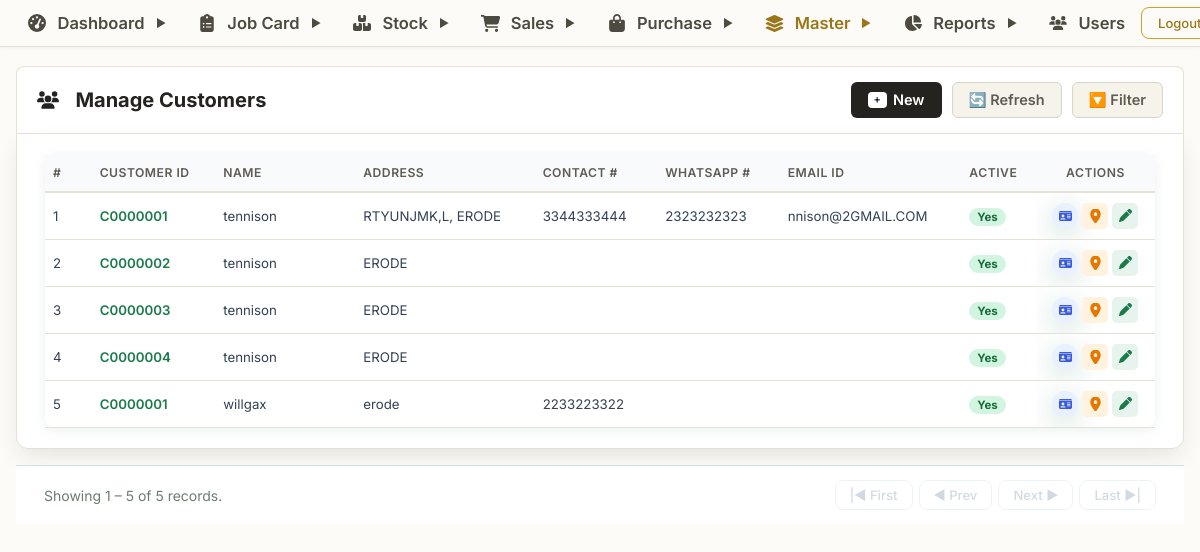
The app's page /customers/manage_customers.php (signed in) with its own data.
### tables this page shows
CREATE TABLE `customer` (
  `id` bigint NOT NULL AUTO_INCREMENT,
  `active` bit(1) NOT NULL,
  `customerId` varchar(255) DEFAULT NULL,
  `emailId` varchar(255) DEFAULT NULL,
  `name` varchar(255) DEFAULT NULL,
  `phoneNo1` varchar(255) DEFAULT NULL,
  `phoneNo2` varchar(255) DEFAULT NULL,
  `whatsAppNo` varchar(255) DEFAULT NULL,
  `address` bigint DEFAULT NULL,
  PRIMARY KEY (`id`),
  UNIQUE KEY `UK_f4ujgq5ch50wl6lx48iu6wcvv` (`address`),
  CONSTRAINT `FKfn5r4mug085lanufp9msc1q6n` FOREIGN KEY (`address`) REFERENCES `address` (`id`)
);

CREATE TABLE `address` (
  `id` bigint NOT NULL AUTO_INCREMENT,
  `createdBy` varchar(255) DEFAULT NULL,
  `createdOn` datetime(6) DEFAULT NULL,
  `modifiedBy` varchar(255) DEFAULT NULL,
  `modifiedOn` datetime(6) DEFAULT NULL,
  `city` varchar(255) DEFAULT NULL,
  `line1` varchar(255) DEFAULT NULL,
  `line2` varchar(255) DEFAULT NULL,
  `zipCode` varchar(255) DEFAULT NULL,
  PRIMARY KEY (`id`)
);

### customers/manage_customers.php (the view, shortened to what this page needs)
<?php
require_once("../config/db.php");
include("../includes/header.php");
$limit = 10;
$page  = isset($_GET['page']) ? (int)$_GET['page'] : 1;
$offset = ($page - 1) * $limit;
$where = "WHERE 1=1";
$count_result  = $conn->query("SELECT COUNT(*) as total FROM customer c LEFT JOIN address a ON c.address = a.id $where");
$total_records = (int)$count_result->fetch_assoc()['total'];
$total_pages   = $total_records > 0 ? ceil($total_records / $limit) : 1;
$sql = "SELECT c.id, c.customerId, c.name, c.phoneNo1, c.phoneNo2, c.whatsAppNo, c.emailId,
               c.active, a.line1, a.line2, a.city, a.zipCode, a.id as address_id
        FROM customer c
        LEFT JOIN address a ON c.address = a.id
        $where ORDER BY c.id ASC LIMIT $limit OFFSET $offset";
$result    = $conn->query($sql);
$customers = [];
while ($row = $result->fetch_assoc()) { $customers[] = $row; }
$row_start = $total_records > 0 ? $offset + 1 : 0;
$row_end   = min($offset + $limit, $total_records);
?>
<!DOCTYPE html>
<html lang="en">
<head>
<link rel="stylesheet" href="../includes/local_icons.css?v=1.0">
</head>
<body>
<div class="erp-container">
  <div class="erp-header-bar">
    <div class="erp-header-title"><i class="fa fa-users" style="margin-right:8px"></i>Manage Customers</div>
    <div class="erp-header-actions">
      <button type="button" class="btn-erp btn-erp-new" onclick="openNewCustomer()">
        <span style="background: #ffffff; color: #1e293b; padding: 1px 6px; border-radius: 4px; font-size: 11px;">+</span> New
      </button>
      <button type="button" class="btn-erp btn-erp-secondary" onclick="location.reload()">🔄 Refresh</button>
      <button type="button" class="btn-erp btn-erp-secondary" onclick="toggleFilter()">🔽 Filter</button>
    </div>
  </div>
<div class="table-wrap">
  <table>
    <thead>
      <tr>
        <th>#</th><th>Customer ID</th><th>Name</th><th>Address</th>
        <th>Contact #</th><th>WhatsApp #</th><th>Email ID</th>
        <th>Active</th><th style="text-align:center">Actions</th>
      </tr>
    </thead>
    <tbody>
    <?php if (empty($customers)): ?>
      <tr><td colspan="9" style="text-align:center;padding:30px;color:var(--muted)">
        <i class="fa fa-inbox" style="font-size:1.5rem;margin-bottom:6px;display:block"></i>No records found.
      </td></tr>
    <?php else: ?>
    <?php $i = $offset + 1; foreach ($customers as $c): ?>
      <tr>
        <td><?= $i++ ?></td>
        <td><a class="cust-link" href="#"><?= htmlspecialchars($c['customerId']) ?></a></td>
        <td><?= htmlspecialchars($c['name']) ?></td>
        <td><?php $ap=array_filter([$c['line1']??'',$c['city']??'']); echo htmlspecialchars(implode(', ',$ap)); ?></td>
        <td><?= htmlspecialchars($c['phoneNo1']??'') ?></td>
        <td><?= htmlspecialchars($c['whatsAppNo']??'') ?></td>
        <td><?= htmlspecialchars($c['emailId']??'') ?></td>
        <td><span class="<?= $c['active']?'badge-active':'badge-inactive' ?>"><?= $c['active']?'Yes':'No' ?></span></td>
        <td>
          <div class="action-cell">
            <button class="icon-btn id-card" title="ID Card"  onclick='showIdCard(<?= htmlspecialchars(json_encode($c),ENT_QUOTES) ?>)'><i class="fa fa-id-card"></i></button>
            <button class="icon-btn address" title="Address"  onclick='showAddress(<?= htmlspecialchars(json_encode($c),ENT_QUOTES) ?>)'><i class="fa fa-location-dot"></i></button>
            <button class="icon-btn edit"    title="Edit"     onclick='openEdit(<?= htmlspecialchars(json_encode($c),ENT_QUOTES) ?>)'><i class="fa fa-pen"></i></button>
          </div>
        </td>
      </tr>
    <?php endforeach; ?>
    <?php endif; ?>
    </tbody>
  </table>
</div>
<div class="pagination-bar">
  <span>Showing <?= $row_start ?> – <?= $row_end ?> of <?= $total_records ?> records.</span>
  <div class="pag-btns">
    <?php $qp=$_GET; unset($qp['page']); $qs=http_build_query($qp); $qsp=$qs?"?$qs&":'?'; ?>
    <button class="pag-btn" <?= $page<=1?'disabled':'' ?> onclick="location.href='<?= $qsp ?>page=1'">|◀ First</button>
    <button class="pag-btn" <?= $page<=1?'disabled':'' ?> onclick="location.href='<?= $qsp ?>page=<?= $page-1 ?>'">◀ Prev</button>
    <button class="pag-btn" <?= $page>=$total_pages?'disabled':'' ?> onclick="location.href='<?= $qsp ?>page=<?= $page+1 ?>'">Next ▶</button>
    <button class="pag-btn" <?= $page>=$total_pages?'disabled':'' ?> onclick="location.href='<?= $qsp ?>page=<?= $total_pages ?>'">Last ▶|</button>
  </div>
</div>
</div>
</body>
</html>

### includes/header.php (style rules this page uses)
* { box-sizing: border-box; margin: 0; padding: 0; }
body { font-family: 'Inter', Arial, sans-serif; background: #f4f6f9; padding-top: 50px; padding-bottom: 16px; }

### customers/manage_customers.php (style rules this page uses)
:root { --green:#1a7a4a; --green-d:#145f39; --green-l:#e6f4ed; --red:#d93025; --text:#1e2d24; --muted:#6b7c70; --border:#d4e4da; --bg:#f4faf6; --white:#ffffff; --radius:8px; --shadow:0 2px 12px rgba(26,122,74,.10); }
*,*::before,*::after { box-sizing:border-box;margin:0;padding:0; }
body { font-family:'DM Sans',sans-serif;background:var(--bg);color:var(--text);min-height:100vh; }
.table-wrap { padding:20px 28px; overflow-x: auto; -webkit-overflow-scrolling: touch; }
table { width:100%; min-width: 1050px; border-collapse:collapse;background:var(--white);border-radius:10px;box-shadow:var(--shadow);table-layout:auto; }
thead { background:var(--green);color:#fff; }
thead th { padding:11px 8px;font-size:.76rem;font-weight:600;text-align:left;text-transform:uppercase;letter-spacing:.5px;overflow:hidden;white-space:nowrap; }
thead th:nth-child(1) { width:40px; }
thead th:nth-child(2) { width:105px; }
thead th:nth-child(3) { width:120px; }
thead th:nth-child(4) { width:120px; }
thead th:nth-child(5) { width:105px; }
thead th:nth-child(6) { width:105px; }
thead th:nth-child(7) { width:135px; }
thead th:nth-child(8) { width:58px; }
thead th:nth-child(9) { width:96px; }
tbody tr { border-bottom:1px solid var(--border);transition:background .14s; }
tbody tr:last-child { border-bottom:none; }
tbody td { padding:10px 8px;font-size:.83rem;vertical-align:middle;overflow:hidden;text-overflow:ellipsis;white-space:nowrap; }
.cust-link { color:var(--green);font-weight:600;text-decoration:none; }
.badge-active { background:#d1f5e0;color:#176b3a;padding:2px 8px;border-radius:20px;font-size:.72rem;font-weight:700; }
.action-cell { display:flex;gap:4px;align-items:center;justify-content:center;flex-wrap:nowrap; }
.icon-btn { width:26px;height:26px;min-width:26px;max-width:26px;border-radius:5px;border:none;cursor:pointer;padding:0;display:flex;align-items:center;justify-content:center;font-size:.73rem;line-height:1;flex-shrink:0;transition:all .15s; }
.icon-btn.id-card { background:#e9f0ff;color:#3b5bdb; }
.icon-btn.address { background:#fff3e0;color:#e67700; }
.icon-btn.edit { background:var(--green-l);color:var(--green); }
.pagination-bar { display:flex;align-items:center;justify-content:space-between;padding:14px 28px;background:var(--white);border-top:1.5px solid var(--border);font-size:.875rem;color:var(--muted); }
.pag-btns { display:flex;gap:6px; }
.pag-btn { padding:6px 14px;border-radius:var(--radius);border:1.5px solid var(--border);background:var(--white);color:var(--text);cursor:pointer;font-family:inherit;font-size:.82rem;font-weight:500;transition:all .16s; }
.pag-btn:disabled { opacity:.4;cursor:not-allowed; }
.id-card { width:300px;border-radius:16px;overflow:hidden;box-shadow:0 6px 28px rgba(26,122,74,.25); }

### records on screen
customer: customerId "C0000001", name "tennison", address.city "RTYUNJMK,L, ERODE", phoneNo1 "3344333444", whatsAppNo "2323232323", emailId "nnison@2GMAIL.COM", active "Yes"
customer: customerId "C0000002", name "tennison", address.city "ERODE", active "Yes"
customer: customerId "C0000003", name "tennison", address.city "ERODE", active "Yes"
customer: customerId "C0000004", name "tennison", address.city "ERODE", active "Yes"
customer: customerId "C0000001", name "willgax", address.city "erode", phoneNo1 "2233223322", active "Yes"

### other values on screen
$row_start "1"
$row_end "5"
$total_records "5"
